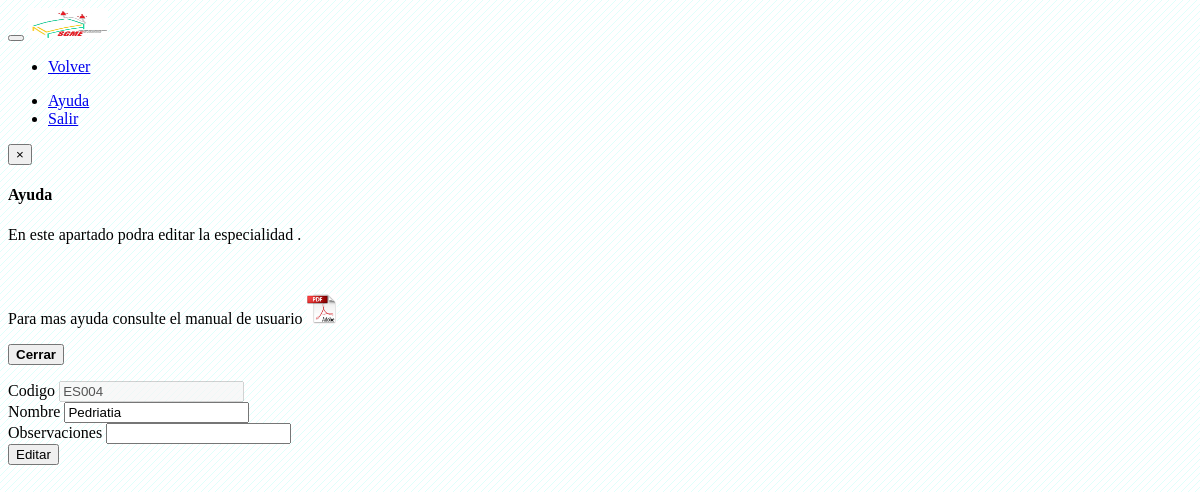
Page /vistas/especialidades/especialidades_editar.php?id=4 on the earlier database version.
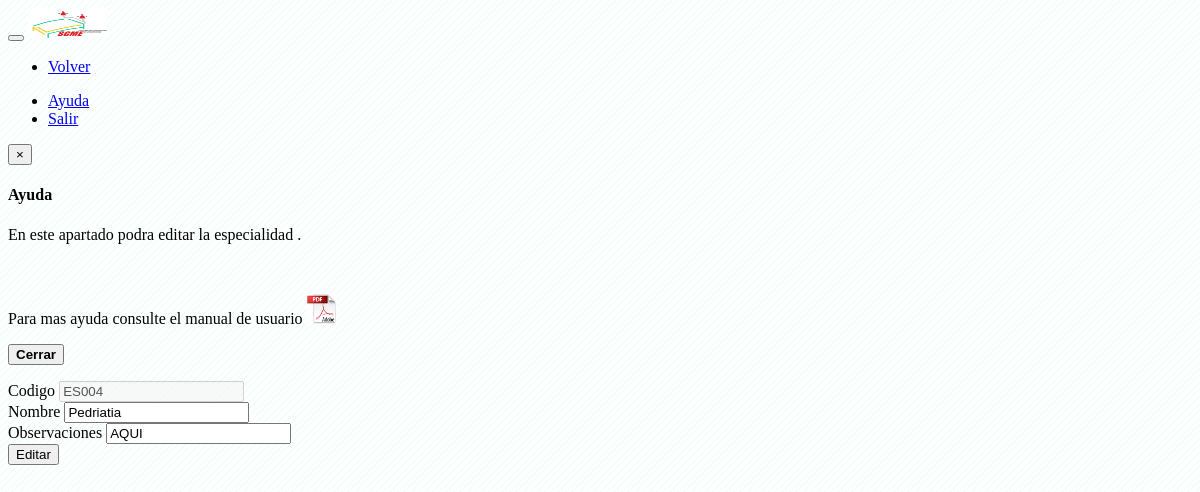
Same page on the later database version.
### tables this page shows
CREATE TABLE IF NOT EXISTS `especialidades` (
  `id` int(11) NOT NULL AUTO_INCREMENT,
  `codigo` varchar(5) NOT NULL,
  `nombre` varchar(100) NOT NULL,
  `status` int(11) NOT NULL DEFAULT '1',
  `observacion` varchar(255) NOT NULL,
  PRIMARY KEY (`id`)
);

### clases/Conexion.php (called while the page is built, shortened)
<?php
    class Conexion{
        public function __construct(){
            $this->bd = "sgmdb";
        }
        public function consultaRetorno($sql)
        {
            $consulta = mysql_query($sql) or die($sql."<br/><br/>".mysql_error());
            return $consulta;
        }
    }
?>

### modulos/ControladorEspecialidades.php (called while the page is built, shortened)
<?php
    include_once("clases/Especialidad.php");
    class controladorEspecialidades{
        private $especialidad;
        public function __construct(){
            $this->especialidad = new Especialidad();
        }
        public function ver($id){
            $this->especialidad->set("id", $id);
            $datos = $this->especialidad->ver();
            return $datos;
        }
    }
?>

### clases/Especialidad.php (called while the page is built, shortened)
<?php
    include_once('Conexion.php');
    class Especialidad{
        private $id;
        private $con;
        public function __construct(){
            $this->con = new Conexion();
        }
        public function ver(){
            $sql = "SELECT * FROM especialidades WHERE id = '{$this->id}' LIMIT 1";
            $resultado = $this->con->consultaRetorno($sql);
            $row = mysql_fetch_assoc($resultado);
            $this->id = $row['id'];
            return $row;
        }
    }
?>

### vistas/especialidades/especialidades_editar.php (the view, shortened to what this page needs)
<?php
	$controlador = new controladorEspecialidades();
	if(isset($_GET['id'])){
		$row = $controlador->ver($_GET['id']);
	}else{
		header('Location: index.php?cargar=especialidades_inicio');
	}
?>
<nav class="navbar navbar-default navbar-fixed-top">
	<div class="container">
	  <div class="navbar-header">
	    <button type="button" class="navbar-toggle collapsed" data-toggle="collapse" data-target="#navbar" aria-expanded="false" aria-controls="navbar">
	    </button>
	    <a class="navbar-brand" href="index.php"><img src="imagenes/logo.png" width="80" height="30"/></a>
	  </div>
	  <div id="navbar" class="navbar-collapse collapse">
	  	<ul class="nav navbar-nav">
	  		<li>
	  			<a href="?cargar=especialidades_inicio">Volver</a>
	      	</li>
	  	</ul>
	    <ul class="nav navbar-nav navbar-right">
	       	<li>
				<a href="#nuevo" role="button" class="btn" data-toggle="modal" data-target="#ModalAyuda">Ayuda</a>
			</li>
	        <li>
				<a href="clases/cerrar_sesion.php">Salir</a>
	        </li>
	    </ul>
	  </div>
	</div>
</nav>
<div class="modal fade" id="ModalAyuda" tabindex="-1" role="dialog" aria-labelledby="myModalLabel">
	<div class="modal-dialog" role="document">
		<form action="recursos/Manual de usuario Admisitrador SGME.pdf" target="_blank" method="POST">
			<div class="modal-content">
				<div class="modal-header">
					<button type="button" class="close" data-dismiss="modal" aria-label="Close"><span aria-hidden="true">&times;</span></button>
					<h4 class="modal-title" id="ModalAyuda">Ayuda</h4>
				</div>
				<div class="modal-body">
					<div class="row-fluid">
			            <p>En este apartado podra editar la especialidad .</p>
			            <br>
			            <p>Para mas ayuda consulte el manual de usuario <input type="image" name="pdf" src="imagenes/pdf.png" width="30" height="30"/></p>
			        </div>
				</div>
				<div class="modal-footer">
			        <button class="btn" data-dismiss="modal" aria-hidden="true"><strong><i class="icon-remove"></i> Cerrar</strong></button>
			    </div>
			</div>
		</form>
	</div>
</div>
<form action="" method="POST">
	<div class="form-group">
		<label for="codigo">Codigo</label>
		<input type="text" class="form-control" name="codigo" value="<?php echo $row['codigo']; ?>" disabled>
	</div>
	<div class="form-group">
		<label for="nombre">Nombre</label>
		<input type="text" class="form-control" name="nombre" value="<?php echo $row['nombre']; ?>" required>
	</div>
	<div class="form-group">
		<label for="observacion">Observaciones</label>
		<input type="text" class="form-control" name="observacion" value="<?php echo $row['observacion']; ?>">
	</div>
	<input class="btn btn-default btn-success" type="submit"  name="enviar" value="Editar">
</form>

Differences in the rows shown:
changed especialidades "ES004": observacion (not shown) → "AQUI"
